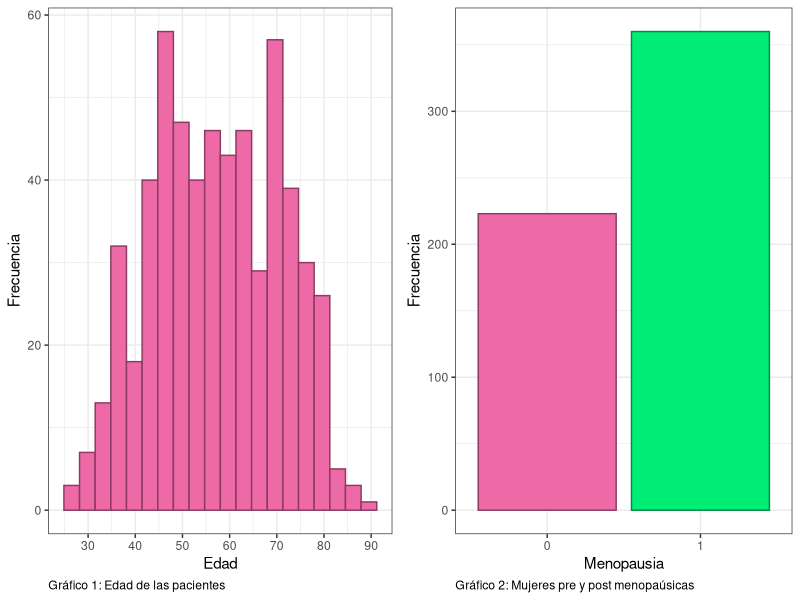
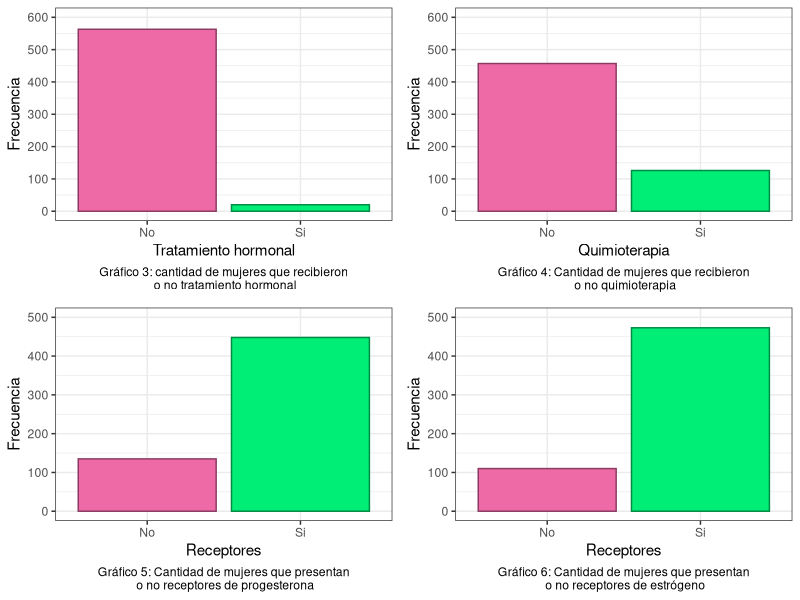
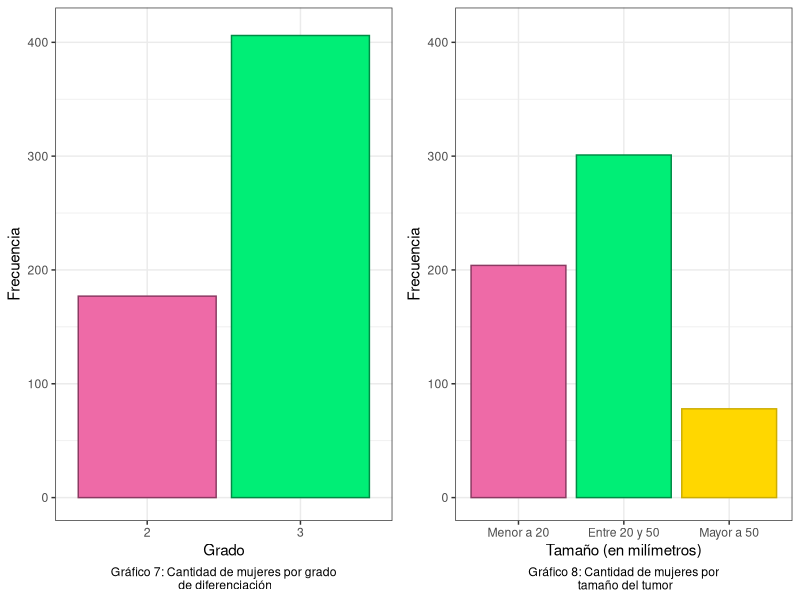
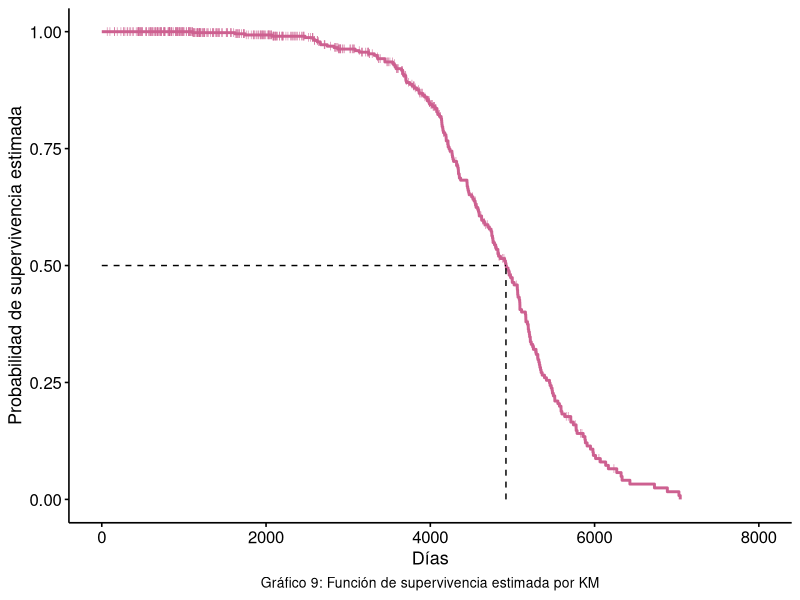
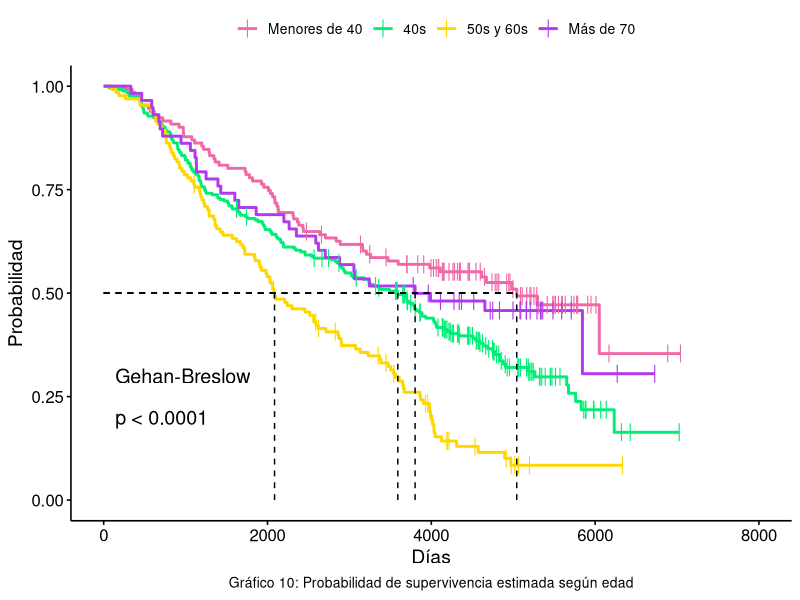
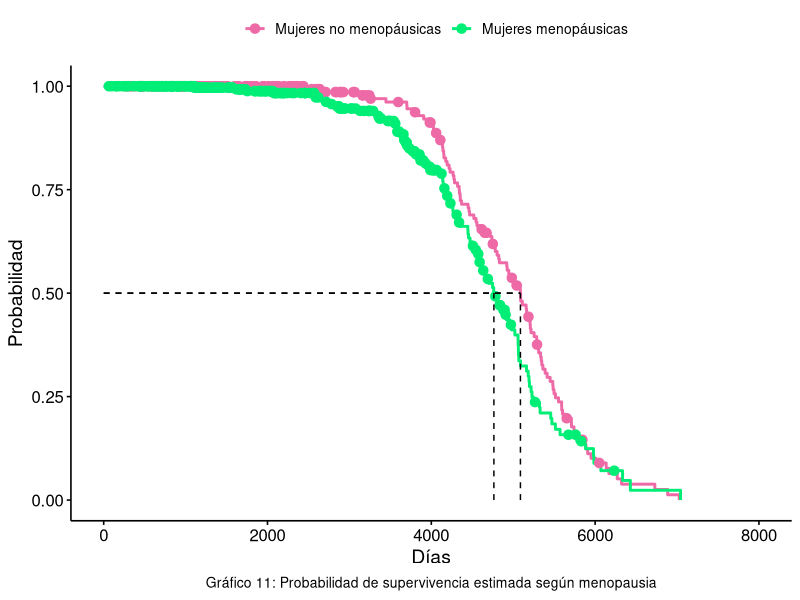
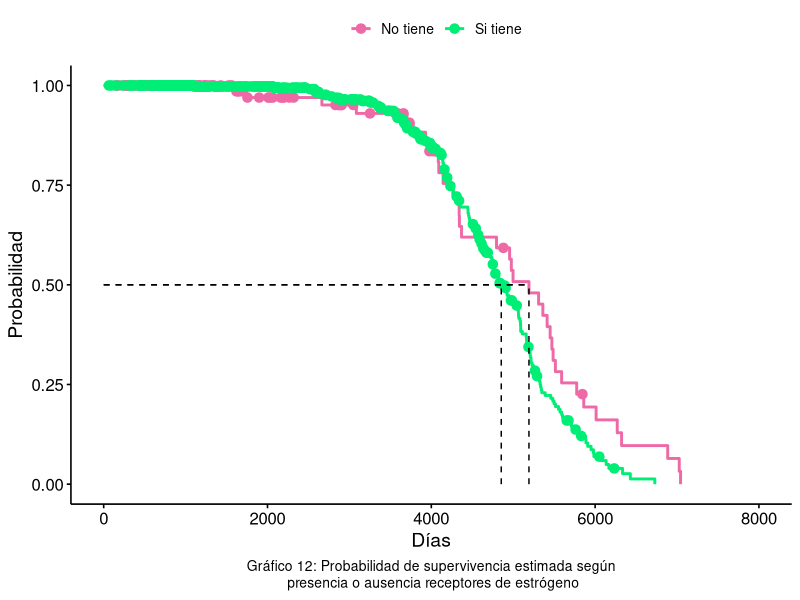
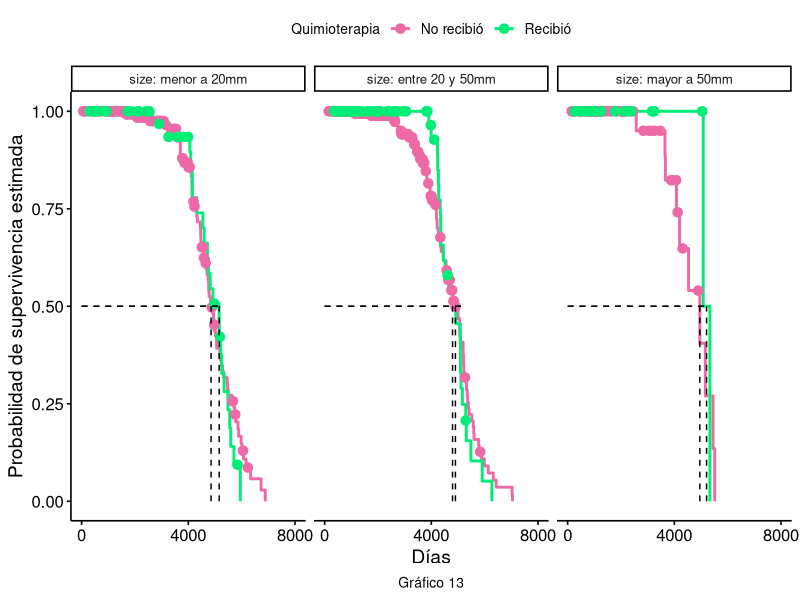

Recreate these plots in R, in order.
## ---- chunk 1
library(survival)
library(tidyverse)
library(gridExtra)

datos <- rotterdam %>%
  filter(year <= 1985) %>%
  select(-c(nodes, rtime, recur))


#Conteo de eventos y censuras
#datos %>% 
#  count(death)

# Variable age

grafico1 <- ggplot(data = datos, aes(x = age)) +
  geom_histogram(bins = 20,fill = "hotpink2",
                 color = "hotpink4") +
  scale_x_continuous(breaks = seq(30, 90, by=10)) +
  labs(caption = "Gráfico 1: Edad de las pacientes",
       x = "Edad",
       y = "Frecuencia") +
  theme_bw() +
  theme(plot.caption = element_text(hjust = 0))

# Variable "meno"

grafico2 <- ggplot(data = datos, 
                   aes(x = factor(meno), fill = factor(meno),
                       color = factor(meno))) +
  geom_bar(size = 0.5) +
  scale_fill_manual(values = c("hotpink2","springgreen2")) +
  scale_color_manual(values = c("hotpink4","springgreen4")) +
  labs(caption = "Gráfico 2: Mujeres pre y post menopaúsicas",
       x = "Menopausia",
       y = "Frecuencia") +
  theme_bw() +
  theme(legend.position = "none",
        plot.caption = element_text(hjust = 0))


## ---- chunk 2
grid.arrange(grafico1, grafico2, ncol=2)
## ---- chunk 3

# Variable hormon
grafico3 <- ggplot(data = datos, aes(x=factor(hormon), fill = factor(hormon), color = factor(hormon)))+
  geom_bar(size = 0.5) +
  scale_fill_manual(values = c("hotpink2","springgreen2")) +
  scale_color_manual(values = c("hotpink4","springgreen4")) +
  scale_y_continuous(breaks = seq(0, 600, 100), limits = c(0,600)) +
  scale_x_discrete(label = c("No", "Si")) + 
 labs(caption = "Gráfico 3: cantidad de mujeres que recibieron\n o no tratamiento hormonal",
       x = "Tratamiento hormonal",
       y = "Frecuencia")+
  theme_bw() +
  theme(legend.position = "none", 
        plot.caption = element_text(hjust = 0.5))

# Variable chemo
grafico4 <- ggplot(data = datos, aes(x=factor(chemo), fill = factor(chemo), color = factor(chemo)))+
  geom_bar(size = 0.5) +
  scale_fill_manual(values = c("hotpink2","springgreen2")) +
  scale_color_manual(values = c("hotpink4","springgreen4")) +
  scale_x_discrete(label = c("No", "Si")) + 
  scale_y_continuous(breaks = seq(0, 600, 100), limits = c(0,600)) +
 labs(caption = "Gráfico 4: Cantidad de mujeres que recibieron\n o no quimioterapia",
       x = "Quimioterapia",
       y = "Frecuencia")+
  theme_bw() +
  theme(legend.position = "none", 
        plot.caption = element_text(hjust = 0.5))


# Variable pgr
datos_graf <- datos %>% 
  mutate(pgr_cat = ifelse(pgr == 0, 0, 1),
         er_cat = ifelse(er == 0, 0, 1))

grafico5 <- ggplot(data = datos_graf, aes(x = factor(pgr_cat), fill = factor(pgr_cat), color = factor(pgr_cat))) +
  geom_bar(size = 0.5) +
  scale_fill_manual(values = c("hotpink2","springgreen2")) +
  scale_color_manual(values = c("hotpink4","springgreen4")) +
  scale_x_discrete(label = c("No", "Si")) + 
  scale_y_continuous(breaks = seq(0, 500, 100), limits = c(0,500)) +
  labs(caption = "Gráfico 5: Cantidad de mujeres que presentan\n o no receptores de progesterona",
       x = "Receptores",
       y = "Frecuencia")+
  theme_bw() + 
  theme(legend.position = "none",
        plot.caption = element_text(hjust = 0.5))

# Variable er

grafico6 <- ggplot(data = datos_graf, aes(x = factor(er_cat), fill = factor(er_cat), color = factor(er_cat))) +
  geom_bar(size = 0.5) +
  scale_fill_manual(values = c("hotpink2","springgreen2")) +
  scale_color_manual(values = c("hotpink4","springgreen4")) +
  scale_x_discrete(label = c("No", "Si")) + 
  scale_y_continuous(breaks = seq(0, 500, 100), limits = c(0,500)) +
  labs(caption = "Gráfico 6: Cantidad de mujeres que presentan\n o no receptores de estrógeno",
       x = "Receptores",
       y = "Frecuencia")+
  theme_bw() + 
  theme(legend.position = "none",
        plot.caption = element_text(hjust = 0.5))

## ---- chunk 4
grid.arrange(grafico3, grafico4, grafico5, grafico6, nrow = 2)
## ---- chunk 5
grafico7 <- ggplot(data = datos, aes(x = factor(grade), fill = factor(grade), color = factor(grade))) +
  geom_bar(size = 0.5) +
  scale_fill_manual(values = c("hotpink2","springgreen2")) +
  scale_color_manual(values = c("hotpink4","springgreen4")) +
  scale_y_continuous(breaks = seq(0, 400, 100), limits = c(0,410)) +
  labs(caption = "Gráfico 7: Cantidad de mujeres por grado\n de diferenciación",
       x = "Grado",
       y = "Frecuencia")+
  theme_bw() +
  theme(legend.position = "none",
        plot.caption = element_text(hjust = 0.5))


# Variable size

grafico8 <- ggplot(data = datos, aes(x = size, fill = size, color = size)) +
  geom_bar(size = 0.5) +
  scale_fill_manual(values = c("hotpink2","springgreen2", "gold")) +
  scale_color_manual(values = c("hotpink4","springgreen4", "gold3")) +
  scale_x_discrete(labels = c("Menor a 20", "Entre 20 y 50", "Mayor a 50")) +
  scale_y_continuous(breaks = seq(0, 400, 100), limits = c(0,410)) +
  labs(caption = "Gráfico 8: Cantidad de mujeres por\n tamaño del tumor",
       x = "Tamaño (en milímetros)",
       y = "Frecuencia") +
  theme_bw() +
  theme(legend.position = "none",
        plot.caption = element_text(hjust = 0.5))


## ---- chunk 6
grid.arrange(grafico7, grafico8, nrow=1, ncol = 2 )
## ---- chunk 7
library(survival)
library(survminer)
library(survMisc)
library(ggpubr)

KM.surv <- survfit(Surv(dtime, death == 0 ) ~ 1, data = datos)
#"death == 0" indica la censura.


ggsurvplot(fit = KM.surv, data = datos,
           palette = "hotpink3",
           surv.median.line = "hv",
           conf.int = F,
           censor.shape = 124,
           censor.size = 2,
           xlab = "Días",  
           ylab = "Probabilidad de supervivencia estimada",
           legend = "none",
           legend.title="",
           ggtheme = theme_survminer() + 
             theme(plot.caption = element_text(hjust = 0.5, size = 10),
                   axis.title.x = element_text(size = 13),
                   axis.title.y = element_text(size = 13))) +
  labs(caption = "Gráfico 9: Función de supervivencia estimada por KM")

## ---- chunk 8
library(knitr)
# Datos para la tabla
datos_tabla <- data.frame(
  Variable = c("Rango de edad", "Menopausia","Tratamiento hormonal",
               "Quimioterapia","Receptores de progesterona", 
               "Receptores de estrógeno", "Grado de diferenciación","Tamaño"),
  Test = c("De Tendencia", "Wilcoxon generalizado", "Peto-Peto", 
           "Wilcoxon generalizado", "Log-Rank", "Log-Rank",
           "Log-Rank", "De Tendencia"),
  p_value = c("< 0.0001", "0.0095", "0.4000", "0.2200","0.7700", "0.0590","0.4400", "0.3800")
)

# Imprimir tabla
kable(datos_tabla, align = "c")
## ---- chunk 9
# Función de supervivencia según edad (agrupada en intervalos)
datos1 <- datos %>% 
  mutate(age_range = case_when(
    age < 40 ~ "Menos de 40",
    age >= 40 & age < 50 ~ "40s",
    age >= 50 & age < 70 ~ "50s y 60s",
    age >= 70 ~ "Más de 70"
  ))

# datos1[,"age_range"] <- cut(datos1$age, breaks = c(0,40,50,70, Inf), labels = F)
KM.segun.age <- survfit(Surv(dtime, death) ~ age_range, data = datos1)

ggsurvplot(fit = KM.segun.age, data = datos1, 
           palette = c("hotpink2", "springgreen2","gold", "darkorchid2"),
           surv.median.line = "hv",
           conf.int = F, 
           censor.shape = 124,
           pval = T,
           pval.method = T,
           log.rank.weights = "n",
           xlab = "Días", 
           ylab = "Probabilidad",
           legend.labs = c("Menores de 40", "40s", "50s y 60s","Más de 70"),
           legend.title="",
           ggtheme = theme_survminer() + 
             theme(plot.caption = element_text(hjust = 0.5, size = 10))
           ) + labs(caption = "Gráfico 10: Probabilidad de supervivencia estimada según edad")

## ---- chunk 10
# Función de supervivencia según menopausia

KM.segun.meno <- survfit(Surv(dtime, death == 0) ~ meno, data = datos)

ggsurvplot(fit = KM.segun.meno, data = datos1,
           palette = c("hotpink2", "springgreen2"),
           surv.median.line = "hv",
           conf.int = F, 
           censor.shape = 20,
           xlab = "Días", 
           ylab = "Probabilidad",
           legend.title="",
           legend.labs = c("Mujeres no menopáusicas", "Mujeres menopáusicas"),
           ggtheme = theme_survminer() + 
             theme(plot.caption = element_text(hjust = 0.5, size = 10))
           #,pval = T, 
           #pval.method = T,
           #log.rank.weights = "n"
           ) + labs(caption = "Gráfico 11: Probabilidad de supervivencia estimada según menopausia")
## ---- chunk 11
KM.segun.er <- survfit(Surv(dtime, death == 0) ~ er_cat, data = datos_graf)

ggsurvplot(fit = KM.segun.er, data = datos_graf,
           palette = c("hotpink2", "springgreen2"),
           surv.median.line = "hv",
           conf.int = F, 
           censor.shape = 20,
           legend.title="",
           legend.labs = c("No tiene", "Si tiene"),
           xlab = "Días", 
           ylab = "Probabilidad",
           ggtheme = theme_survminer() + 
             theme(plot.caption = element_text(hjust = 0.5, size = 10))
           #,pval = T, pval.method = T
           ) + labs(caption = "Gráfico 12: Probabilidad de supervivencia estimada según\n presencia o ausencia receptores de estrógeno")
## ---- chunk 12

# Función de supervivencia según si recibó o no quimioterapia (Gráfico 15)
KM.segun.chemo <- survfit(Surv(dtime, death == 0) ~ chemo, data = datos)

# Modificación del conjunto de datos para proxima aplicación (Gráfico 16):
datos2 <- datos %>% 
  mutate(Scores_size = case_when(
    size == "<=20" ~ 1,
    size == "20-50" ~ 2,
    size == ">50" ~ 3
  ))


## ---- chunk 13
#Esto haría es test estratificado pero no da significativo, si queres podemos mostrarlo para que vean que sabemos hacer un test estratficado.
a <- survdiff(Surv(dtime, death) ~ chemo + strata(Scores_size), data = datos2)

levels(datos2$size) <- c("menor a 20mm", "entre 20 y 50mm", "mayor a 50mm")

ggsurvplot(fit = KM.segun.chemo, data = datos2,
           palette = c("hotpink2", "springgreen2"),
           surv.median.line = "hv",
           conf.int = F, 
           censor.shape = 20,
           legend.title="Quimioterapia",
           legend.labs = c("No recibió", "Recibió"),
           xlab = "Días", 
           ylab = "Probabilidad de supervivencia estimada",
           facet.by = "size",
           ggtheme = theme_survminer() + 
             theme(plot.caption = element_text(hjust = 0.5, size = 10),
                   axis.title = element_text(size = 5))) + 
  labs(caption = "Gráfico 13") +
  scale_x_continuous(breaks = c(0, 4000, 8000))
